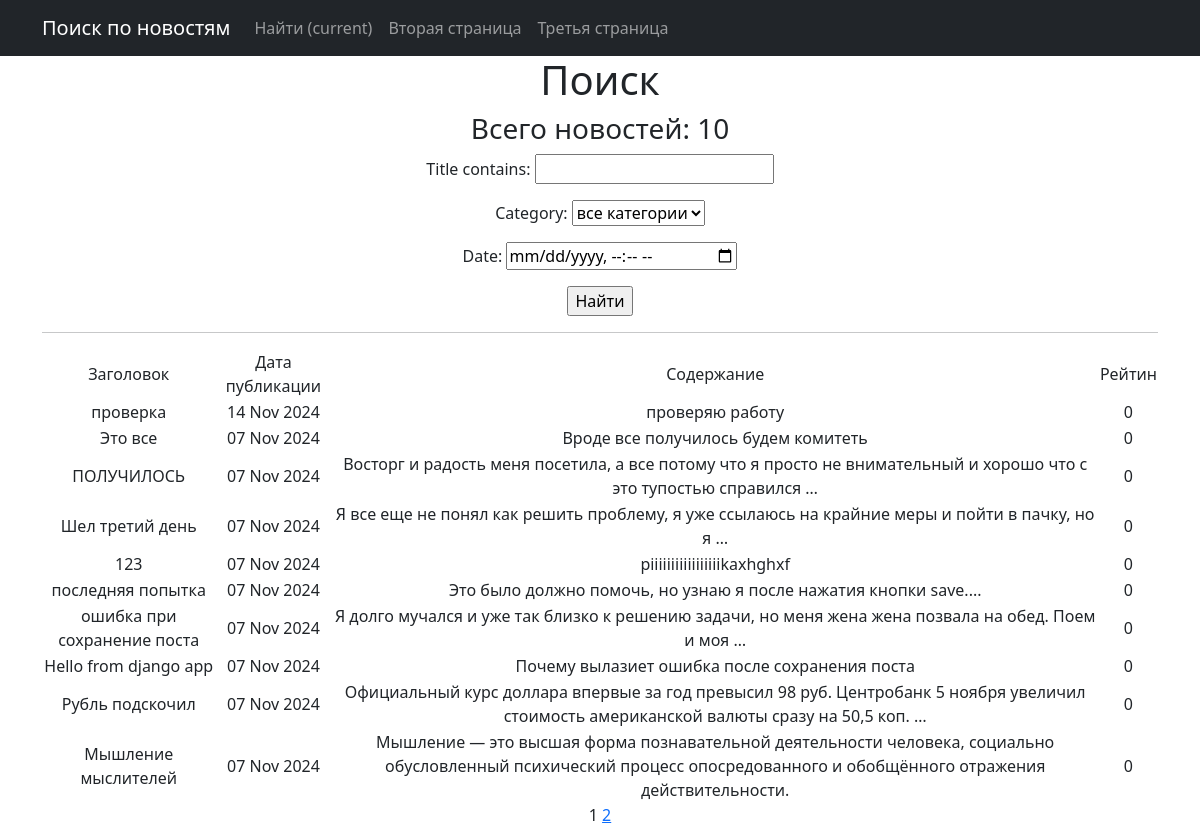
The page /news/search/ on the database as committed earlier.
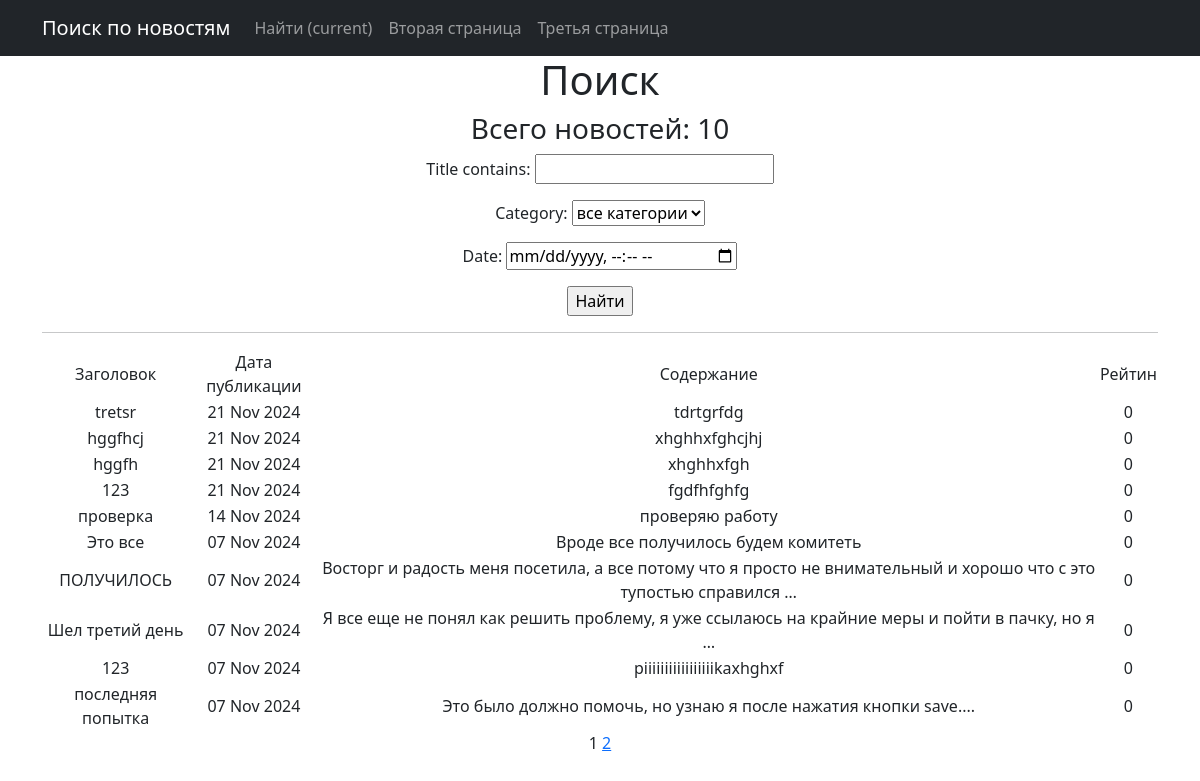
The same page on the database as committed later.
### news/models.py (models this page shows, shortened)
class Post(models.Model):
    author = models.ForeignKey(Author, on_delete=models.CASCADE, related_name='posts')
    post_type = models.CharField(max_length=2, choices=CONTENT, default=news)
    post_time = models.DateTimeField(auto_now_add=True)
    category = models.ManyToManyField(Category, through='PostCategory')
    title = models.CharField(max_length=255)
    text = models.TextField()
    rating = models.IntegerField(default=0)

### news/views.py (the view)
# urls.py: path('search/', NewsSearch.as_view(), name='post_search'),
class NewsSearch(ListView):
    model = Post
    ordering = '-post_time'
    template_name = 'search.html'
    context_object_name = 'news'
    paginate_by = 10
    def get_queryset(self):
        queryset = super().get_queryset()
        self.filterset = PostFilter(self.request.GET, queryset)
        return self.filterset.qs
    def get_context_data(self, **kwargs):
        context = super().get_context_data(**kwargs)
        context['filterset'] = self.filterset
        return context

### news/models.py (called while the page is built)
    def __str__(self):
        return self.name

### news/templatetags/censor_filter.py (called while the page is built)
@register.filter()
def censor(text):
    words = text.split()
    for i, word in enumerate(words):
        if word.lower().replace(',', '').replace('.', '').replace('!', '').replace('?', '') in CENSOR_WORDS:
            words[i] = word[0] + '*' * (len(word) - 1)
    return " ".join(words)

### news/templatetags/custom_tags.py (called while the page is built)
@register.simple_tag(takes_context=True)
def url_replace(context, **kwargs):
   d = context['request'].GET.copy()
   for k, v in kwargs.items():
      d[k] = v
   return d.urlencode()

### templates/search.html (shortened to what this page needs)
{% extends 'flatpages/default.html' %}
{% load censor_filter %}
{% load custom_tags %}
{% block title %}
Поиск по новостям
{% endblock title %}
{% block content %}
  <h1>Поиск</h1>
  <h3>Всего новостей: {{news|length}}</h3>
   <form action="" method="get">
       {{ filterset.form.as_p }}
       <input type="submit" value="Найти" />
   </form>
<hr>
   {% if news %}
       <table>
           <tr>
               <td>Заголовок</td>
               <td>Дата публикации</td>
               <td>Содержание</td>
               <td>Рейтин</td>
           </tr>
           {% for post in news%}
           <tr>
               <td>{{ post.title|censor }}</td>
               <td>{{ post.post_time|date:'d M Y' }}</td>
               <td>{{ post.text|truncatewords:20|censor }}</td>
               <td>{{ post.rating }}</td>
           </tr>
           {% endfor %}
       </table>
   {% else %}
       <h2>Новостей нет!</h2>
   {% endif %}
   {{ page_obj.number }}
   {% if page_obj.has_next %}
       <a href="?{% url_replace page=page_obj.next_page_number %}">{{ page_obj.next_page_number }}</a>
   {% endif %}
{% endblock content %}

Rows that differ between the two databases and show on the page:
no longer on this page (row unchanged): Post: title|censor "ошибка при сохранение поста", post_time "07 Nov 2024", text|censor "Я долго мучался и уже так близко к решению задачи, но меня жена жена позвала на обед. Поем и моя …", rating "0"
no longer on this page (row unchanged): Post: title|censor "Hello from django app", post_time "07 Nov 2024", text|censor "Почему вылазиет ошибка после сохранения поста", rating "0"
no longer on this page (row unchanged): Post: title|censor "Рубль подскочил", post_time "07 Nov 2024", text|censor "Официальный курс доллара впервые за год превысил 98 руб. Центробанк 5 ноября увеличил стоимость американской валюты сразу на 50,5 коп. …", rating "0"
no longer on this page (row unchanged): Post: title|censor "Мышление мыслителей", post_time "07 Nov 2024", text|censor "Мышление — это высшая форма познавательной деятельности человека, социально обусловленный психический процесс опосредованного и обобщённого отражения действительности.", rating "0"
added Post: title|censor "tretsr", post_time "21 Nov 2024", text|censor "tdrtgrfdg", rating "0"
added Post: title|censor "hggfhcj", post_time "21 Nov 2024", text|censor "xhghhxfghcjhj", rating "0"
added Post: title|censor "hggfh", post_time "21 Nov 2024", text|censor "xhghhxfgh", rating "0"
added Post: title|censor "123", post_time "21 Nov 2024", text|censor "fgdfhfghfg", rating "0"
